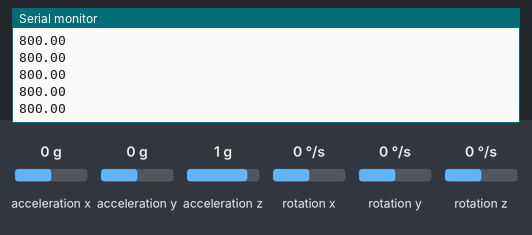
Bench run of a sketch on a simulated Arduino Uno, built with avr-gcc and run on an emulated ATmega328P. Shown: the last lines printed to the serial monitor. The test bench sets the inputs (shaded band); at power-on: rotation z 0 °/s, acceleration x 0 g, acceleration y 0 g, acceleration z 1 g, rotation x 0 °/s, rotation y 0 °/s.

Above: at 1.2 s.
1.3 s: rotation z set to -192 °/s
At 2.0 s:
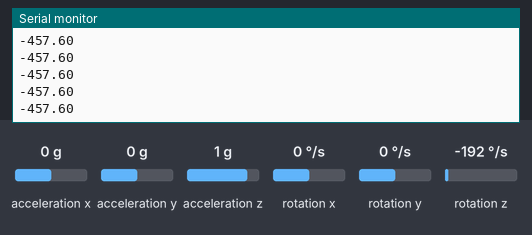
2.8 s: rotation z set to -100 °/s
At 3.8 s:
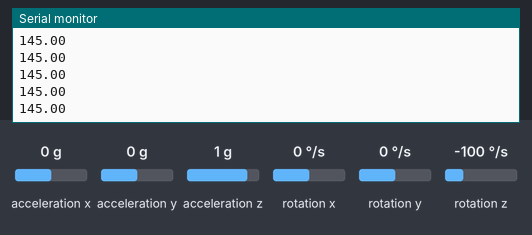
Timing chart, 0 to 5.8 s (numbered marks = the images above; inputs shaded):
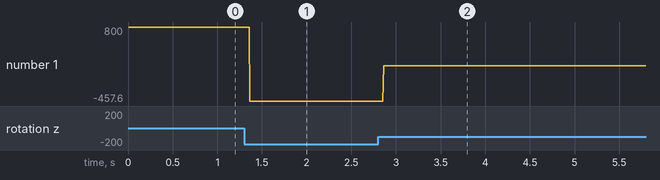

The sketch:

get_data.ino
```cpp
#include "I2Cdev.h"
#include "MPU6050.h" // include the accelerometer library
MPU6050 accelgyro;  // set device to MPU6050
int16_t ax, ay, az, gx, gy, gz;  // define accel as ax,ay,az
int baselineX = 0;

void setup() {
  Wire.begin();      // join I2C bus
  Serial.begin(9600);    //  initialize serial communication
  accelgyro.initialize();  // initialize the accelerometer
  accelgyro.getMotion6(&ax, &ay, &az, &gx, &gy, &gz);
  baselineX = ax;
}
void loop() {
  accelgyro.getMotion6(&ax, &ay, &az, &gx, &gy, &gz);  // read measurements from device
  //Serial.println(ax);
  Serial.println(800+ (gz-baselineX)*0.05);
  //Serial.println(abs(gz-baselineX)*0.1);
  delay(2);
}

//turn left: value>500, turnn right: value<500
```

Measured:
- after the input at 1.3 s, the serial monitor: prints a new line after 0.06 s (image 1)
- after the input at 2.8 s, the serial monitor: prints a new line after 0.06 s (image 2)
- plotted number 1: 800 → -457.6 after the input at 1.3 s, -457.6 → 145 after the input at 2.8 s
